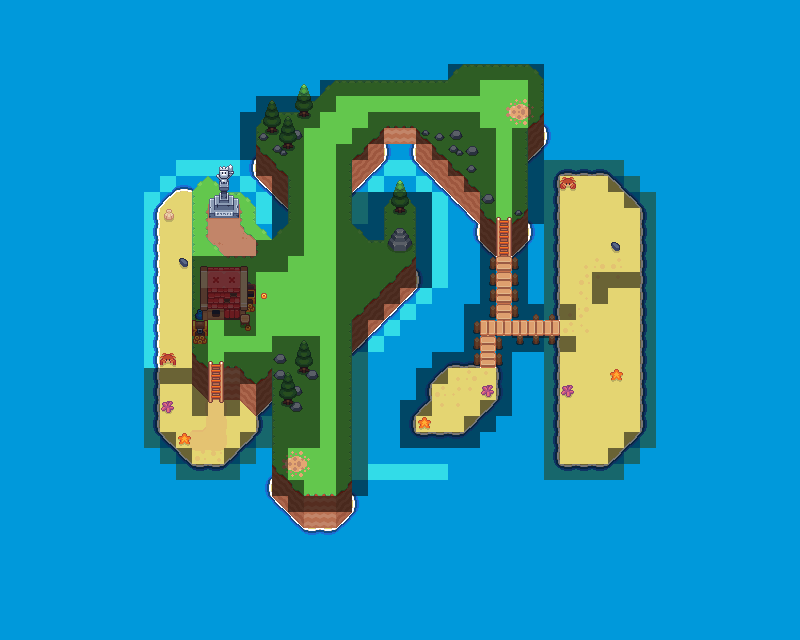

A level layout from a 2D game, rendered from its tile map. Below: a short description, then the map file with tile-grid data replaced by summaries:
An orthogonal 50x40 tile map with 16x16 px tiles, 7 tile layers (ocean, beach, ground, objects-back, ...), 1 hidden layer not drawn and 7 objects (goldMine0, goldMine2, goldMine1, goldMine3, gold-deposit, ...).

<map version="1.10" tiledversion="1.11.2" orientation="orthogonal" renderorder="left-down" width="50" height="40" tilewidth="16" tileheight="16" infinite="0" nextlayerid="11" nextobjectid="12">
 <tileset firstgid="1" name="BehaviorTreeAndPathfinderTileset" tilewidth="16" tileheight="16" tilecount="4096" columns="64">
  <image source="BehaviorTreeAndPathfinderTileset.png" width="1024" height="1024" />
 </tileset>
 <layer id="4" name="ocean" width="50" height="40">
  <properties>
   <property name="c2D.order" type="int" value="7" />
  </properties>
  <data>[2000 cells, 2000 non-empty, 2 distinct tile ids]</data>
 </layer>
 <layer id="3" name="beach" width="50" height="40">
  <properties>
   <property name="c2D.order" type="int" value="6" />
  </properties>
  <data>[2000 cells, 308 non-empty, 21 distinct tile ids]</data>
 </layer>
 <layer id="2" name="ground" width="50" height="40">
  <properties>
   <property name="c2D.order" type="int" value="5" />
  </properties>
  <data>[2000 cells, 330 non-empty, 17 distinct tile ids]</data>
 </layer>
 <layer id="8" name="objects-back" width="50" height="40">
  <properties>
   <property name="c2D.order" type="int" value="4" />
  </properties>
  <data>[2000 cells, 76 non-empty, 32 distinct tile ids]</data>
 </layer>
 <layer id="6" name="buildings" width="50" height="40">
  <properties>
   <property name="c2D.order" type="int" value="3" />
  </properties>
  <data>[2000 cells, 52 non-empty, 24 distinct tile ids]</data>
 </layer>
 <layer id="7" name="objects-front" width="50" height="40">
  <properties>
   <property name="c2D.order" type="int" value="2" />
  </properties>
  <data>[2000 cells, 42 non-empty, 24 distinct tile ids]</data>
 </layer>
 <layer id="1" name="shadow" width="50" height="40" visible="0">
  <properties>
   <property name="c2D.order" type="int" value="1" />
  </properties>
  <data>[2000 cells, 0 non-empty, 0 distinct tile ids]</data>
 </layer>
 <layer id="10" name="pathfind-walls" width="50" height="40">
  <data>[2000 cells, 336 non-empty, 1 distinct tile ids]</data>
 </layer>
 <objectgroup id="5" name="object-positions">
  <object id="1" name="goldMine0" x="295.667" y="457.333">
   <properties>
    <property name="c2D.entityUniqueId" value="goldMine0" />
   </properties>
   <point />
  </object>
  <object id="2" name="goldMine2" x="443.666" y="393.583">
   <properties>
    <property name="c2D.entityUniqueId" value="goldMine2" />
   </properties>
   <point />
  </object>
  <object id="3" name="goldMine1" x="519.333" y="106.333">
   <properties>
    <property name="c2D.entityUniqueId" value="goldMine1" />
   </properties>
   <point />
  </object>
  <object id="4" name="goldMine3" x="616" y="267.333">
   <properties>
    <property name="c2D.entityUniqueId" value="goldMine3" />
   </properties>
   <point />
  </object>
  <object id="5" name="gold-deposit" x="258.637" y="295.652">
   <properties>
    <property name="c2D.entityUniqueId" value="miner" />
   </properties>
   <point />
  </object>
  <object id="9" name="boat" x="206" y="487.333">
   <properties>
    <property name="c2D.entityUniqueId" value="boat" />
   </properties>
   <point />
  </object>
  <object id="11" name="home" x="216.333" y="324.667">
   <point />
  </object>
 </objectgroup>
</map>
